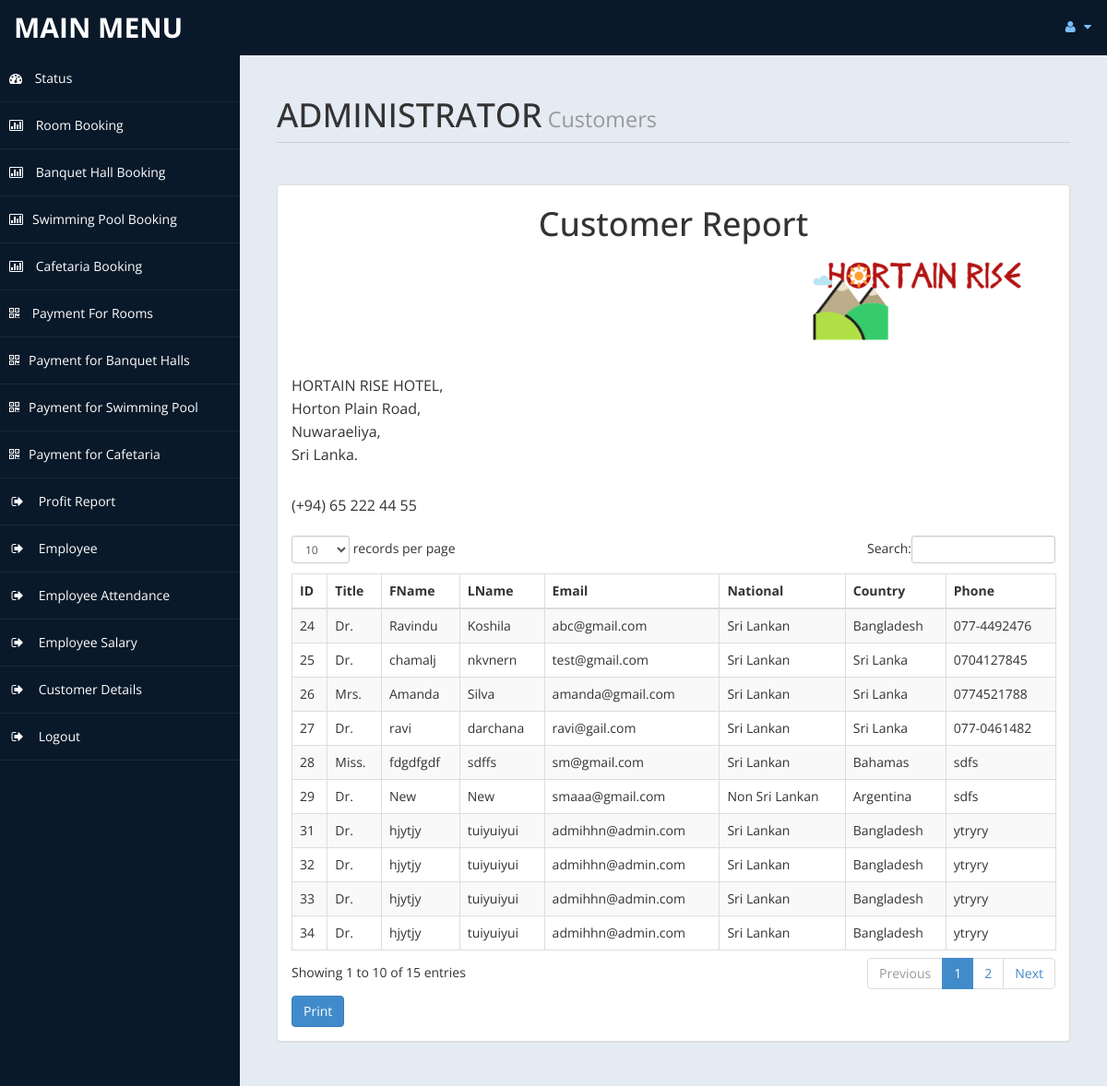
The page /admin/customerdetails.php (signed in) on the database as committed earlier.
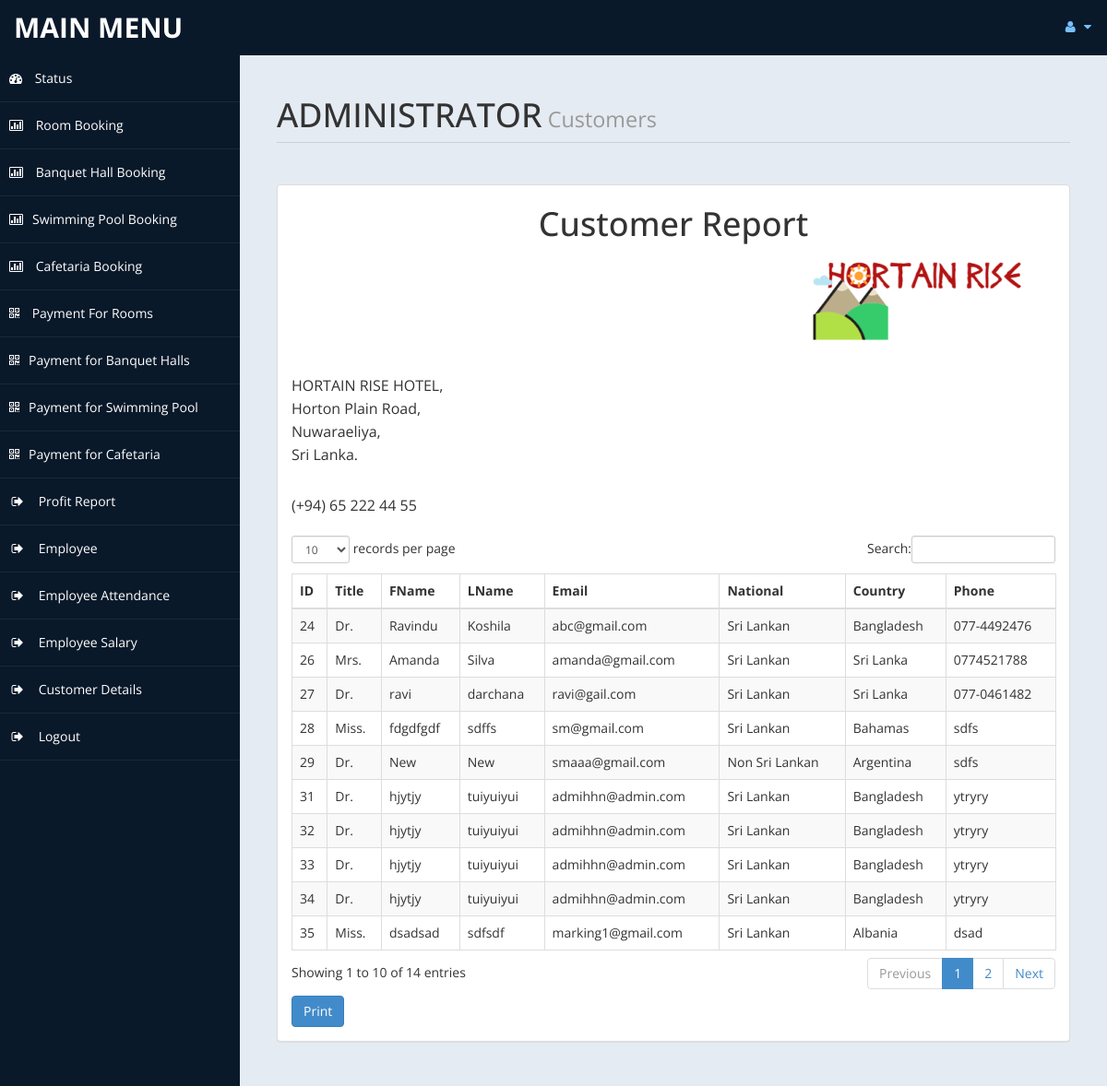
The same page on the database as committed later.
### tables this page shows
CREATE TABLE `roombook` (
  `id` int(10) UNSIGNED NOT NULL,
  `Title` varchar(5) DEFAULT NULL,
  `FName` text,
  `LName` text,
  `Email` varchar(50) DEFAULT NULL,
  `National` varchar(30) DEFAULT NULL,
  `Country` varchar(30) DEFAULT NULL,
  `Phone` text,
  `TRoom` varchar(20) DEFAULT NULL,
  `Bed` varchar(10) DEFAULT NULL,
  `NRoom` varchar(2) DEFAULT NULL,
  `Meal` varchar(15) DEFAULT NULL,
  `cin` date DEFAULT NULL,
  `cout` date DEFAULT NULL,
  `stat` varchar(15) DEFAULT NULL,
  `nodays` int(11) DEFAULT NULL
);

### admin/customerdetails.php (the view, shortened to what this page needs)
<!DOCTYPE html>
<html xmlns="http://www.w3.org/1999/xhtml">
    <head>
        <link href="assets/css/bootstrap.css" rel="stylesheet" />
        <link href="assets/css/font-awesome.css" rel="stylesheet" />
        <link href="assets/css/custom-styles.css" rel="stylesheet" />
        <link href="assets/js/dataTables/dataTables.bootstrap.css" rel="stylesheet" />
    </head>
    <body>
        <div id="wrapper">
            <nav class="navbar navbar-default top-navbar" role="navigation">
                <div class="navbar-header">
                    <a class="navbar-brand" href="home.php">MAIN MENU </a>
                </div>
                <ul class="nav navbar-top-links navbar-right">
                    <li class="dropdown">
                        <a class="dropdown-toggle" data-toggle="dropdown" href="#" aria-expanded="false">
                            <i class="fa fa-user fa-fw"></i> <i class="fa fa-caret-down"></i>
                        </a>
                    </li>
                </ul>
            </nav>
            <?php include('includes/sidebar.php'); ?>
            <div id="page-wrapper" >
                <div id="page-inner">
                    <div class="row">
                        <div class="col-md-12">
                            <h1 class="page-header">
                                ADMINISTRATOR<small> Customers </small>
                            </h1>
                        </div>
                    </div>
                    <div class="row">
                        <div class="col-md-12">
                            <div class="panel panel-default">
                                <div class="panel-body">
                                    <div class="table-responsive">
                                        <table class="table table-striped table-bordered table-hover" id="dataTables-example">
                                            <thead>
                                                <tr>
                                                    <th>ID</th>
                                                    <th>Title</th>
                                                    <th>FName</th>
                                                    <th>LName</th>
                                                    <th>Email</th>
                                                    <th>National</th>
                                                    <th>Country</th>
                                                    <th>Phone</th>
                                                </tr>
                                            </thead>
                                            <tbody>
                    <?php
                    $sql = "SELECT * FROM roombook";
                    $re = mysqli_query($con, $sql);
                    while ($row = mysqli_fetch_array($re)) {
                        $id = $row['id'];
    if ($id % 2 == 1) {
        echo"<tr class='gradeC'>
													<td>" . $row['id'] . " </td>
													<td>" . $row['Title'] . "</td>
                                                                                                        <td> " . $row['FName'] . "</td>
                                                                                                        <td>" . $row['LName'] . "</td>
													<td>" . $row['Email'] . "</td>
													<td>" . $row['National'] . "</td>
                                                                                                        <td>" . $row['Country'] . "</td>
                                                                                                        <td>" . $row['Phone'] . "</td>
													</tr>";
    } else {
        echo"<tr class='gradeU'>
													<td>" . $row['id'] . " </td>
													<td>" . $row['Title'] . "</td>
													<td>" . $row['FName'] . "</td>
													<td>" . $row['LName'] . "</td>
													<td>" . $row['Email'] . "</td>
													<td>" . $row['National'] . "</td>
													<td>" . $row['Country'] . "</td>
													<td>" . $row['Phone'] . "</td>
													</tr>";
                                                    }
                                                }
                                                ?>
                 <header>
                    <h1><center>Customer Report</center></h1>
                    <p align="right"><span><img alt="" src="assets/img/hortain.png">
                        </span></p>
                    <address >
				<p>HORTAIN RISE HOTEL,<br>Horton Plain Road,<br>Nuwaraeliya,<br>Sri Lanka.</p>
				<p>(+94) 65 222 44 55</p>
			</address>
		</header>
                                            </tbody>
                                        </table>
                                    </div>
                                         <input type="button" onclick="printel()" name="add" value="Print" class="btn btn-primary">
                                </div>
                            </div>
                                        </div>
                                        </body>
                                        </html>

Rows that differ between the two databases and show on the page:
removed roombook: id "25", Title "Dr.", FName "chamalj", LName "nkvnern", Email "test@gmail.com", National "Sri Lankan", Country "Sri Lanka", Phone "0704127845"
now on this page (row unchanged): roombook: id "35", Title "Miss.", FName "dsadsad", LName "sdfsdf", Email "marking1@gmail.com", National "Sri Lankan", Country "Albania", Phone "dsad"
Other text that changed with them:
text written by a page script: "records per page Search: Showing 1 to 10 of 15 entries Previous 1 2 Next" → "records per page Search: Showing 1 to 10 of 14 entries Previous 1 2 Next"
